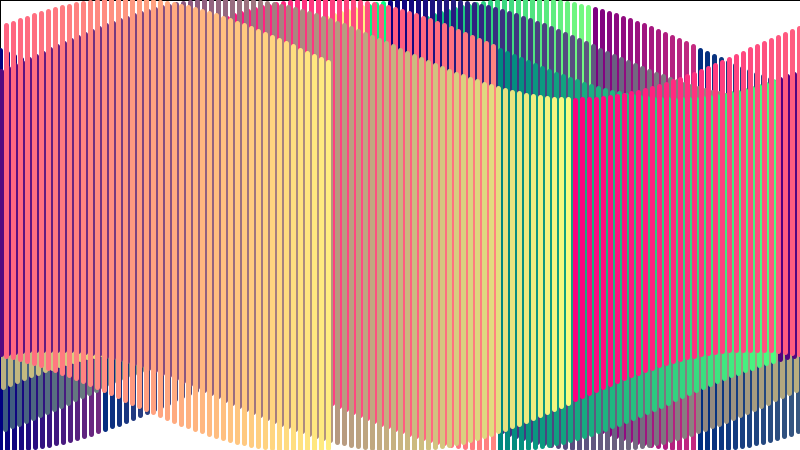
Frame 1 (no input)
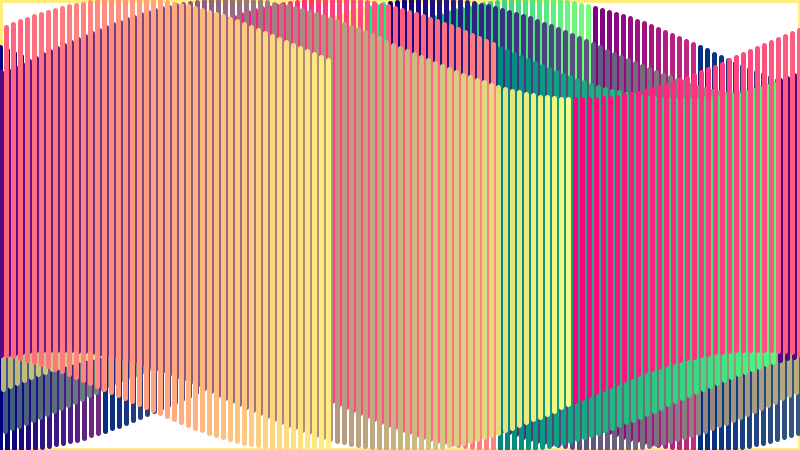
Frame 60 (the mouse pressed at the canvas centre just before this capture)
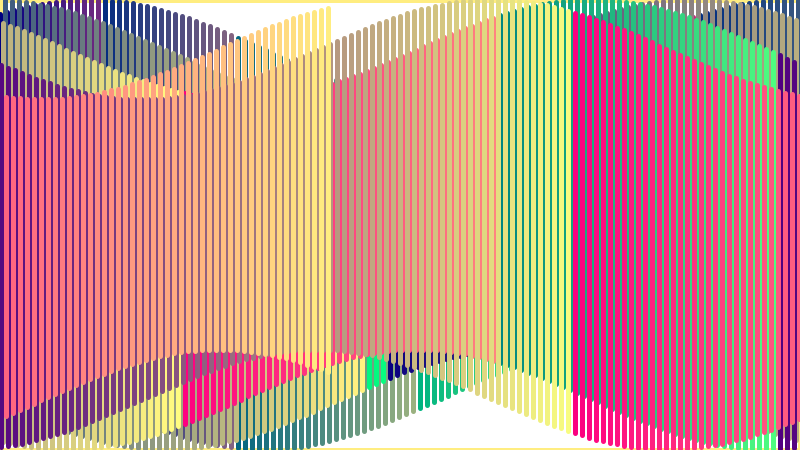
Frame 120 (the mouse held since frame 60 and released just before this capture)

The Processing sketch that drew these frames (run headless with seeded random() and noise(); from frame 60 on, the mouse is pressed at the canvas centre):

// Processing sketch: lineModulos
// ── lineModulos.pde
float inc = TWO_PI/100.0;
float a = 0;

void setup(){
 size(800,450); 
 frameRate(20);
}

void draw(){
  fill(#ffffff);
  rect(0,0,width,height);
 for(int i = 0; i< 505; i++){
  color c = color((i*8)%(i+100),(i*3)%255,128);
  strokeWeight(5);
  stroke(c);
  float x = ((i*7)%800);
  line(x,50+sin(a)*50,x,height-50+cos(a)*50);  
 a += inc; 
 }

println(a);
}
